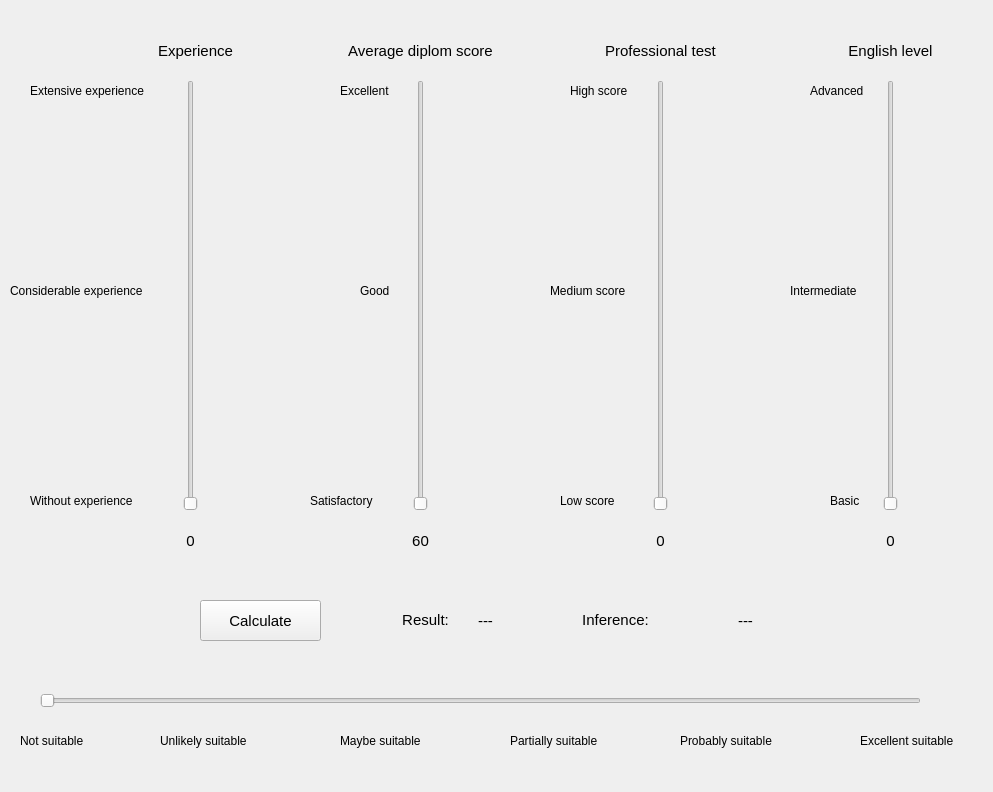
<?xml version="1.0" encoding="UTF-8"?>
<ui version="4.0">
 <class>MainWindow</class>
 <widget class="QMainWindow" name="MainWindow">
  <property name="geometry">
   <rect>
    <x>0</x>
    <y>0</y>
    <width>993</width>
    <height>792</height>
   </rect>
  </property>
  <property name="sizePolicy">
   <sizepolicy hsizetype="Preferred" vsizetype="Preferred">
    <horstretch>0</horstretch>
    <verstretch>0</verstretch>
   </sizepolicy>
  </property>
  <property name="windowTitle">
   <string>Suitability assessment</string>
  </property>
  <widget class="QWidget" name="centralwidget">
   <widget class="QSlider" name="sliderExperience">
    <property name="geometry">
     <rect>
      <x>180</x>
      <y>80</y>
      <width>22</width>
      <height>431</height>
     </rect>
    </property>
    <property name="maximum">
     <number>15</number>
    </property>
    <property name="pageStep">
     <number>1</number>
    </property>
    <property name="orientation">
     <enum>Qt::Vertical</enum>
    </property>
   </widget>
   <widget class="QSlider" name="sliderDiplomScore">
    <property name="geometry">
     <rect>
      <x>410</x>
      <y>80</y>
      <width>22</width>
      <height>431</height>
     </rect>
    </property>
    <property name="minimum">
     <number>60</number>
    </property>
    <property name="maximum">
     <number>100</number>
    </property>
    <property name="pageStep">
     <number>1</number>
    </property>
    <property name="orientation">
     <enum>Qt::Vertical</enum>
    </property>
   </widget>
   <widget class="QSlider" name="sliderProfessionalTest">
    <property name="geometry">
     <rect>
      <x>650</x>
      <y>80</y>
      <width>22</width>
      <height>431</height>
     </rect>
    </property>
    <property name="maximum">
     <number>10</number>
    </property>
    <property name="pageStep">
     <number>1</number>
    </property>
    <property name="orientation">
     <enum>Qt::Vertical</enum>
    </property>
   </widget>
   <widget class="QSlider" name="sliderEnglishLevel">
    <property name="geometry">
     <rect>
      <x>880</x>
      <y>80</y>
      <width>22</width>
      <height>431</height>
     </rect>
    </property>
    <property name="maximum">
     <number>10</number>
    </property>
    <property name="pageStep">
     <number>1</number>
    </property>
    <property name="orientation">
     <enum>Qt::Vertical</enum>
    </property>
   </widget>
   <widget class="QPushButton" name="calculateButton">
    <property name="geometry">
     <rect>
      <x>200</x>
      <y>600</y>
      <width>121</width>
      <height>41</height>
     </rect>
    </property>
    <property name="font">
     <font>
      <pointsize>11</pointsize>
     </font>
    </property>
    <property name="text">
     <string>Calculate</string>
    </property>
   </widget>
   <widget class="QLabel" name="label">
    <property name="geometry">
     <rect>
      <x>140</x>
      <y>40</y>
      <width>111</width>
      <height>21</height>
     </rect>
    </property>
    <property name="font">
     <font>
      <pointsize>11</pointsize>
     </font>
    </property>
    <property name="text">
     <string>Experience</string>
    </property>
    <property name="alignment">
     <set>Qt::AlignCenter</set>
    </property>
   </widget>
   <widget class="QLabel" name="label_2">
    <property name="geometry">
     <rect>
      <x>330</x>
      <y>40</y>
      <width>181</width>
      <height>21</height>
     </rect>
    </property>
    <property name="font">
     <font>
      <pointsize>11</pointsize>
     </font>
    </property>
    <property name="text">
     <string>Average diplom score</string>
    </property>
    <property name="alignment">
     <set>Qt::AlignCenter</set>
    </property>
   </widget>
   <widget class="QLabel" name="label_3">
    <property name="geometry">
     <rect>
      <x>590</x>
      <y>40</y>
      <width>141</width>
      <height>21</height>
     </rect>
    </property>
    <property name="font">
     <font>
      <pointsize>11</pointsize>
     </font>
    </property>
    <property name="text">
     <string>Professional test</string>
    </property>
    <property name="alignment">
     <set>Qt::AlignCenter</set>
    </property>
   </widget>
   <widget class="QLabel" name="label_4">
    <property name="geometry">
     <rect>
      <x>830</x>
      <y>40</y>
      <width>121</width>
      <height>21</height>
     </rect>
    </property>
    <property name="font">
     <font>
      <pointsize>11</pointsize>
     </font>
    </property>
    <property name="text">
     <string>English level</string>
    </property>
    <property name="alignment">
     <set>Qt::AlignCenter</set>
    </property>
   </widget>
   <widget class="QLabel" name="labelExperienceValue">
    <property name="geometry">
     <rect>
      <x>150</x>
      <y>530</y>
      <width>81</width>
      <height>21</height>
     </rect>
    </property>
    <property name="font">
     <font>
      <pointsize>11</pointsize>
     </font>
    </property>
    <property name="text">
     <string>0</string>
    </property>
    <property name="alignment">
     <set>Qt::AlignCenter</set>
    </property>
   </widget>
   <widget class="QLabel" name="labelDiplomScoreValue">
    <property name="geometry">
     <rect>
      <x>380</x>
      <y>530</y>
      <width>81</width>
      <height>21</height>
     </rect>
    </property>
    <property name="font">
     <font>
      <pointsize>11</pointsize>
     </font>
    </property>
    <property name="text">
     <string>60</string>
    </property>
    <property name="alignment">
     <set>Qt::AlignCenter</set>
    </property>
   </widget>
   <widget class="QLabel" name="labelProfessionalTestValue">
    <property name="geometry">
     <rect>
      <x>620</x>
      <y>530</y>
      <width>81</width>
      <height>21</height>
     </rect>
    </property>
    <property name="font">
     <font>
      <pointsize>11</pointsize>
     </font>
    </property>
    <property name="text">
     <string>0</string>
    </property>
    <property name="alignment">
     <set>Qt::AlignCenter</set>
    </property>
   </widget>
   <widget class="QLabel" name="labelEnglishLevelValue">
    <property name="geometry">
     <rect>
      <x>850</x>
      <y>530</y>
      <width>81</width>
      <height>21</height>
     </rect>
    </property>
    <property name="font">
     <font>
      <pointsize>11</pointsize>
     </font>
    </property>
    <property name="text">
     <string>0</string>
    </property>
    <property name="alignment">
     <set>Qt::AlignCenter</set>
    </property>
   </widget>
   <widget class="QLabel" name="labelNumberResult">
    <property name="geometry">
     <rect>
      <x>460</x>
      <y>610</y>
      <width>51</width>
      <height>21</height>
     </rect>
    </property>
    <property name="font">
     <font>
      <pointsize>11</pointsize>
     </font>
    </property>
    <property name="text">
     <string>---</string>
    </property>
    <property name="alignment">
     <set>Qt::AlignCenter</set>
    </property>
   </widget>
   <widget class="QLabel" name="label_5">
    <property name="geometry">
     <rect>
      <x>30</x>
      <y>490</y>
      <width>131</width>
      <height>21</height>
     </rect>
    </property>
    <property name="font">
     <font>
      <pointsize>9</pointsize>
     </font>
    </property>
    <property name="text">
     <string>Without experience</string>
    </property>
   </widget>
   <widget class="QLabel" name="label_6">
    <property name="geometry">
     <rect>
      <x>30</x>
      <y>80</y>
      <width>141</width>
      <height>21</height>
     </rect>
    </property>
    <property name="font">
     <font>
      <pointsize>9</pointsize>
     </font>
    </property>
    <property name="text">
     <string>Extensive experience</string>
    </property>
   </widget>
   <widget class="QLabel" name="label_7">
    <property name="geometry">
     <rect>
      <x>10</x>
      <y>280</y>
      <width>161</width>
      <height>21</height>
     </rect>
    </property>
    <property name="font">
     <font>
      <pointsize>9</pointsize>
     </font>
    </property>
    <property name="text">
     <string>Considerable experience</string>
    </property>
   </widget>
   <widget class="QLabel" name="label_8">
    <property name="geometry">
     <rect>
      <x>360</x>
      <y>280</y>
      <width>41</width>
      <height>21</height>
     </rect>
    </property>
    <property name="font">
     <font>
      <pointsize>9</pointsize>
     </font>
    </property>
    <property name="text">
     <string>Good</string>
    </property>
   </widget>
   <widget class="QLabel" name="label_9">
    <property name="geometry">
     <rect>
      <x>310</x>
      <y>490</y>
      <width>81</width>
      <height>21</height>
     </rect>
    </property>
    <property name="font">
     <font>
      <pointsize>9</pointsize>
     </font>
    </property>
    <property name="text">
     <string>Satisfactory</string>
    </property>
   </widget>
   <widget class="QLabel" name="label_10">
    <property name="geometry">
     <rect>
      <x>340</x>
      <y>80</y>
      <width>61</width>
      <height>21</height>
     </rect>
    </property>
    <property name="font">
     <font>
      <pointsize>9</pointsize>
     </font>
    </property>
    <property name="text">
     <string>Excellent</string>
    </property>
   </widget>
   <widget class="QLabel" name="label_11">
    <property name="geometry">
     <rect>
      <x>550</x>
      <y>280</y>
      <width>91</width>
      <height>21</height>
     </rect>
    </property>
    <property name="font">
     <font>
      <pointsize>9</pointsize>
     </font>
    </property>
    <property name="text">
     <string>Medium score</string>
    </property>
   </widget>
   <widget class="QLabel" name="label_12">
    <property name="geometry">
     <rect>
      <x>560</x>
      <y>490</y>
      <width>71</width>
      <height>21</height>
     </rect>
    </property>
    <property name="font">
     <font>
      <pointsize>9</pointsize>
     </font>
    </property>
    <property name="text">
     <string>Low score</string>
    </property>
   </widget>
   <widget class="QLabel" name="label_13">
    <property name="geometry">
     <rect>
      <x>570</x>
      <y>80</y>
      <width>71</width>
      <height>21</height>
     </rect>
    </property>
    <property name="font">
     <font>
      <pointsize>9</pointsize>
     </font>
    </property>
    <property name="text">
     <string>High score</string>
    </property>
   </widget>
   <widget class="QLabel" name="label_14">
    <property name="geometry">
     <rect>
      <x>790</x>
      <y>280</y>
      <width>91</width>
      <height>21</height>
     </rect>
    </property>
    <property name="font">
     <font>
      <pointsize>9</pointsize>
     </font>
    </property>
    <property name="text">
     <string>Intermediate</string>
    </property>
   </widget>
   <widget class="QLabel" name="label_15">
    <property name="geometry">
     <rect>
      <x>830</x>
      <y>490</y>
      <width>41</width>
      <height>21</height>
     </rect>
    </property>
    <property name="font">
     <font>
      <pointsize>9</pointsize>
     </font>
    </property>
    <property name="text">
     <string>Basic</string>
    </property>
   </widget>
   <widget class="QLabel" name="label_16">
    <property name="geometry">
     <rect>
      <x>810</x>
      <y>80</y>
      <width>71</width>
      <height>21</height>
     </rect>
    </property>
    <property name="font">
     <font>
      <pointsize>9</pointsize>
     </font>
    </property>
    <property name="text">
     <string>Advanced</string>
    </property>
   </widget>
   <widget class="QSlider" name="sliderResult">
    <property name="geometry">
     <rect>
      <x>40</x>
      <y>690</y>
      <width>881</width>
      <height>22</height>
     </rect>
    </property>
    <property name="maximum">
     <number>5</number>
    </property>
    <property name="singleStep">
     <number>1</number>
    </property>
    <property name="pageStep">
     <number>1</number>
    </property>
    <property name="orientation">
     <enum>Qt::Horizontal</enum>
    </property>
   </widget>
   <widget class="QLabel" name="label_17">
    <property name="geometry">
     <rect>
      <x>20</x>
      <y>730</y>
      <width>81</width>
      <height>21</height>
     </rect>
    </property>
    <property name="font">
     <font>
      <pointsize>9</pointsize>
     </font>
    </property>
    <property name="text">
     <string>Not suitable</string>
    </property>
   </widget>
   <widget class="QLabel" name="label_18">
    <property name="geometry">
     <rect>
      <x>860</x>
      <y>730</y>
      <width>111</width>
      <height>21</height>
     </rect>
    </property>
    <property name="font">
     <font>
      <pointsize>9</pointsize>
     </font>
    </property>
    <property name="text">
     <string>Excellent suitable</string>
    </property>
   </widget>
   <widget class="QLabel" name="label_20">
    <property name="geometry">
     <rect>
      <x>340</x>
      <y>730</y>
      <width>111</width>
      <height>21</height>
     </rect>
    </property>
    <property name="font">
     <font>
      <pointsize>9</pointsize>
     </font>
    </property>
    <property name="text">
     <string>Maybe suitable</string>
    </property>
   </widget>
   <widget class="QLabel" name="label_21">
    <property name="geometry">
     <rect>
      <x>510</x>
      <y>730</y>
      <width>101</width>
      <height>21</height>
     </rect>
    </property>
    <property name="font">
     <font>
      <pointsize>9</pointsize>
     </font>
    </property>
    <property name="text">
     <string>Partially suitable</string>
    </property>
   </widget>
   <widget class="QLabel" name="label_19">
    <property name="geometry">
     <rect>
      <x>390</x>
      <y>610</y>
      <width>71</width>
      <height>20</height>
     </rect>
    </property>
    <property name="font">
     <font>
      <pointsize>11</pointsize>
     </font>
    </property>
    <property name="text">
     <string>Result:</string>
    </property>
    <property name="alignment">
     <set>Qt::AlignCenter</set>
    </property>
   </widget>
   <widget class="QLabel" name="labelTermResult">
    <property name="geometry">
     <rect>
      <x>670</x>
      <y>610</y>
      <width>151</width>
      <height>21</height>
     </rect>
    </property>
    <property name="font">
     <font>
      <pointsize>11</pointsize>
     </font>
    </property>
    <property name="text">
     <string>---</string>
    </property>
    <property name="alignment">
     <set>Qt::AlignCenter</set>
    </property>
   </widget>
   <widget class="QLabel" name="label_22">
    <property name="geometry">
     <rect>
      <x>560</x>
      <y>610</y>
      <width>111</width>
      <height>20</height>
     </rect>
    </property>
    <property name="font">
     <font>
      <pointsize>11</pointsize>
     </font>
    </property>
    <property name="text">
     <string>Inference:</string>
    </property>
    <property name="alignment">
     <set>Qt::AlignCenter</set>
    </property>
   </widget>
   <widget class="QLabel" name="label_23">
    <property name="geometry">
     <rect>
      <x>160</x>
      <y>730</y>
      <width>111</width>
      <height>21</height>
     </rect>
    </property>
    <property name="font">
     <font>
      <pointsize>9</pointsize>
     </font>
    </property>
    <property name="text">
     <string>Unlikely suitable</string>
    </property>
   </widget>
   <widget class="QLabel" name="label_24">
    <property name="geometry">
     <rect>
      <x>680</x>
      <y>730</y>
      <width>111</width>
      <height>21</height>
     </rect>
    </property>
    <property name="font">
     <font>
      <pointsize>9</pointsize>
     </font>
    </property>
    <property name="text">
     <string>Probably suitable</string>
    </property>
   </widget>
  </widget>
 </widget>
 <resources/>
 <connections/>
</ui>
